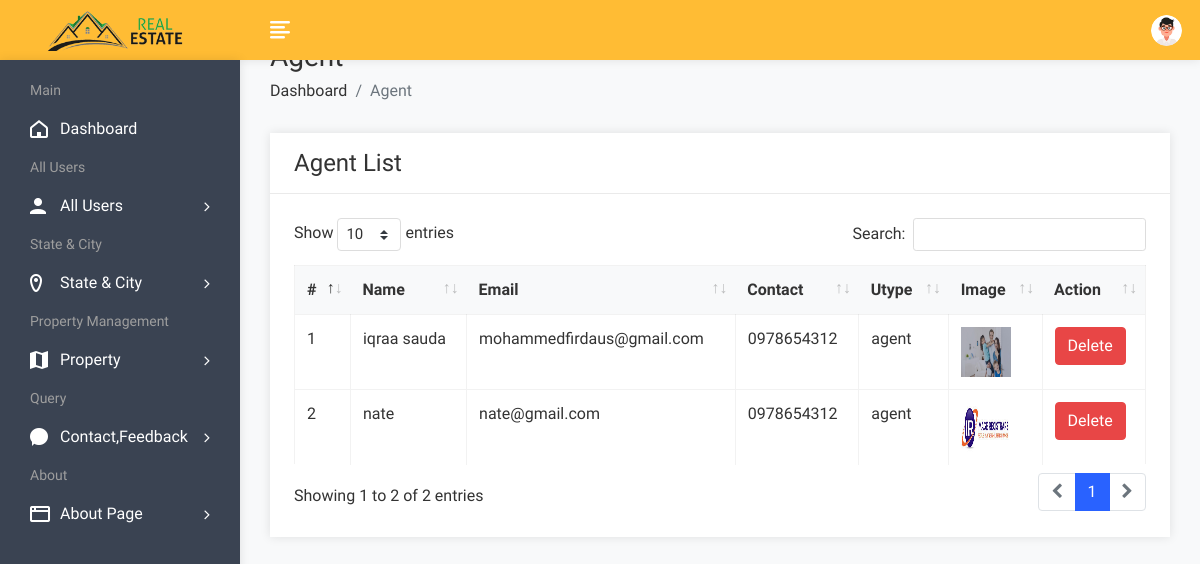
The app's page /admin/useragent.php (signed in) with its own data.
### tables this page shows
CREATE TABLE `user` (
  `uid` int(50) NOT NULL,
  `uname` varchar(100) NOT NULL,
  `uemail` varchar(100) NOT NULL,
  `uphone` varchar(20) NOT NULL,
  `upass` varchar(50) NOT NULL,
  `utype` varchar(50) NOT NULL,
  `uimage` varchar(300) NOT NULL
);

### admin/useragent.php (the view, shortened to what this page needs)
<!DOCTYPE html>
<html lang="en">
<head>
        <link rel="stylesheet" href="assets/css/bootstrap.min.css">
        <link rel="stylesheet" href="assets/css/font-awesome.min.css">
        <link rel="stylesheet" href="assets/css/feathericon.min.css">
		<link rel="stylesheet" href="assets/plugins/datatables/dataTables.bootstrap4.min.css">
		<link rel="stylesheet" href="assets/plugins/datatables/responsive.bootstrap4.min.css">
		<link rel="stylesheet" href="assets/plugins/datatables/select.bootstrap4.min.css">
		<link rel="stylesheet" href="assets/plugins/datatables/buttons.bootstrap4.min.css">
        <link rel="stylesheet" href="assets/css/style.css">
    </head>
    <body>
				<?php include("header.php"); ?>
            <div class="page-wrapper">
                <div class="content container-fluid">
					<div class="page-header">
						<div class="row">
							<div class="col">
								<h3 class="page-title">Agent</h3>
								<ul class="breadcrumb">
									<li class="breadcrumb-item"><a href="dashboard.php">Dashboard</a></li>
									<li class="breadcrumb-item active">Agent</li>
								</ul>
							</div>
						</div>
					</div>
					<div class="row">
						<div class="col-sm-12">
							<div class="card">
								<div class="card-header">
									<h4 class="card-title">Agent List</h4>
								</div>
								<div class="card-body">
									<table id="basic-datatable" class="table table-bordered table-hover">
                                            <thead>
                                                <tr>
                                                    <th>#</th>
                                                    <th>Name</th>
                                                    <th>Email</th>
                                                    <th>Contact</th>
                                                    <th>Utype</th>
													<th>Image</th>
                                                    <th>Action</th>
                                                </tr>
                                            </thead>
                                            <tbody>
											<?php
												$query=mysqli_query($con,"select * from user where utype='agent'");
												$cnt=1;
												while($row=mysqli_fetch_row($query))
													{
											?>
                                                <tr>
                                                    <td><?php echo $cnt; ?></td>
                                                    <td><?php echo $row['1']; ?></td>
                                                    <td><?php echo $row['2']; ?></td>
                                                    <td><?php echo $row['3']; ?></td>
                                                    <td><?php echo $row['5']; ?></td>
													<td><img src="user/<?php echo $row['6']; ?>" height="50px" width="50px"></td>
                                                    <td><a href="useragentdelete.php?id=<?php echo $row['0']; ?>"><button class="btn btn-danger">Delete</button></a></td>
                                                </tr>
                                                <?php
												$cnt=$cnt+1;
												}
												?>
                                            </tbody>
                                        </table>
								</div>
							</div>
						</div>
					</div>
				</div>
			</div>
    </body>
</html>

### records on screen
user: uname "iqraa sauda", uemail "mohammedfirdaus@gmail.com", uphone "0978654312", utype "agent", uimage (picture)
user: uname "nate", uemail "nate@gmail.com", uphone "0978654312", utype "agent", uimage (picture)
